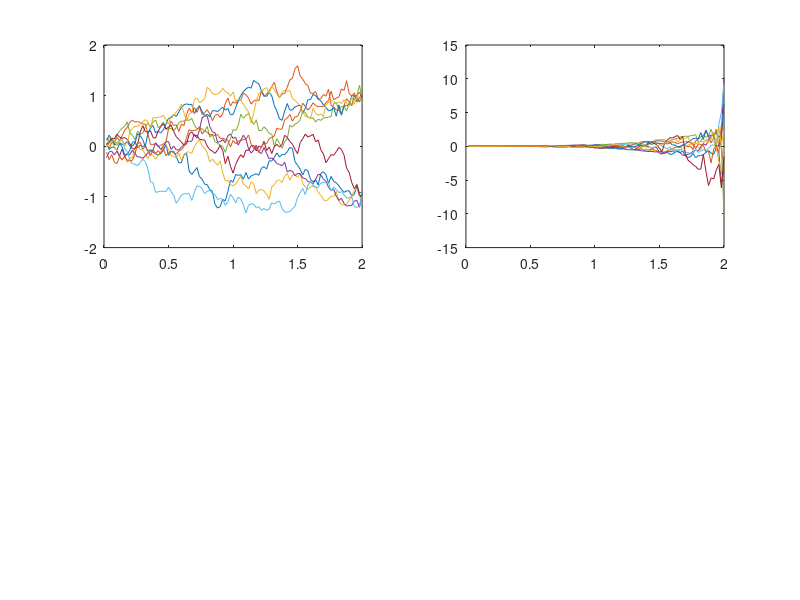

This figure's MATLAB source:
clear all
nu=0.5;
R=1;
ti=0;   % initial time
tf=2;   % horizon time
n=100; % number of time discretization steps
dt=(tf-ti)/(n-1);
dt=(tf-ti)/n;
N=10; % number of trajectories
u_all=zeros(N,n);
x_all=zeros(N,n);
x=zeros(N,1);
for i=1:n,
	t=ti+(i-1)*dt;
	T=tf-t;
	u=1/T*(tanh(x/nu/T)-x);
	x=x+u*dt+sqrt(nu*dt)*randn(N,1);
	u_all(:,i)=u;
	x_all(:,i)=x;
end;
subplot(2,2,1)
plot(dt*(1:n),x_all')
axis([ti tf -2 2])
subplot(2,2,2)
plot(dt*(1:n),u_all')
%axis([ti tf -2 2])
